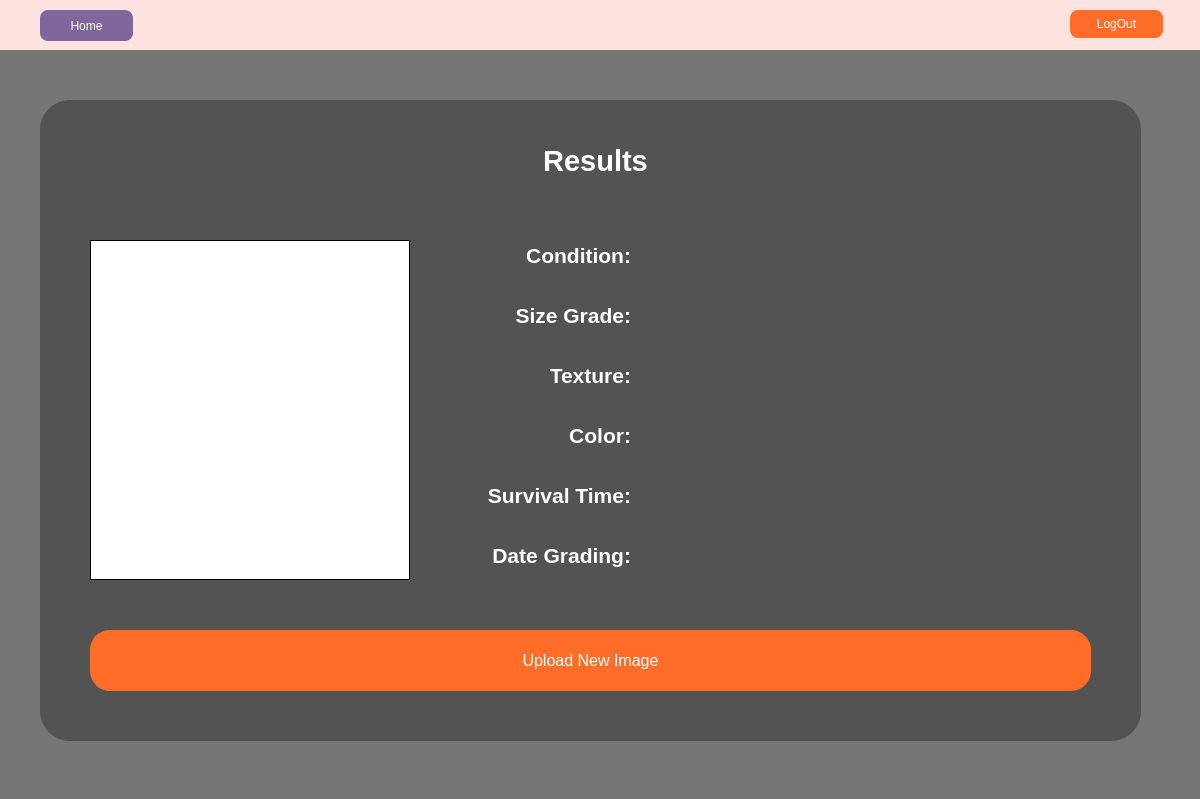
<?xml version="1.0" encoding="UTF-8"?>
<ui version="4.0">
 <class>Dialog</class>
 <widget class="QDialog" name="Dialog">
  <property name="geometry">
   <rect>
    <x>0</x>
    <y>0</y>
    <width>1200</width>
    <height>799</height>
   </rect>
  </property>
  <property name="windowTitle">
   <string>Dialog</string>
  </property>
  <widget class="QLabel" name="label_4">
   <property name="geometry">
    <rect>
     <x>40</x>
     <y>100</y>
     <width>1101</width>
     <height>641</height>
    </rect>
   </property>
   <property name="font">
    <font>
     <pointsize>48</pointsize>
     <weight>75</weight>
     <bold>true</bold>
    </font>
   </property>
   <property name="layoutDirection">
    <enum>Qt::RightToLeft</enum>
   </property>
   <property name="styleSheet">
    <string notr="true">background: rgba(0, 0, 0, 0.3);
border-radius: 30px;
color: white;
</string>
   </property>
   <property name="text">
    <string/>
   </property>
   <property name="alignment">
    <set>Qt::AlignCenter</set>
   </property>
  </widget>
  <widget class="QPushButton" name="uploadNewButton">
   <property name="geometry">
    <rect>
     <x>90</x>
     <y>630</y>
     <width>1001</width>
     <height>61</height>
    </rect>
   </property>
   <property name="font">
    <font>
     <pointsize>12</pointsize>
    </font>
   </property>
   <property name="cursor">
    <cursorShape>PointingHandCursor</cursorShape>
   </property>
   <property name="styleSheet">
    <string notr="true">QPushButton#uploadNewButton{
background-color: #FF6D28;
border-radius: 20px;
border: 1px solid #FF6D28;
color: white;
}

QPushButton#uploadNewButton:hover{ 
background-color: white;
color: black;
}



</string>
   </property>
   <property name="text">
    <string>Upload New Image</string>
   </property>
  </widget>
  <widget class="QLabel" name="label_5">
   <property name="geometry">
    <rect>
     <x>490</x>
     <y>240</y>
     <width>141</width>
     <height>31</height>
    </rect>
   </property>
   <property name="font">
    <font>
     <pointsize>16</pointsize>
     <weight>75</weight>
     <bold>true</bold>
    </font>
   </property>
   <property name="styleSheet">
    <string notr="true">color: white</string>
   </property>
   <property name="text">
    <string>Condition:</string>
   </property>
   <property name="alignment">
    <set>Qt::AlignRight|Qt::AlignTrailing|Qt::AlignVCenter</set>
   </property>
  </widget>
  <widget class="QLabel" name="label_9">
   <property name="geometry">
    <rect>
     <x>670</x>
     <y>240</y>
     <width>421</width>
     <height>31</height>
    </rect>
   </property>
   <property name="font">
    <font>
     <pointsize>16</pointsize>
     <weight>75</weight>
     <bold>true</bold>
    </font>
   </property>
   <property name="styleSheet">
    <string notr="true">color: white</string>
   </property>
   <property name="text">
    <string/>
   </property>
   <property name="alignment">
    <set>Qt::AlignLeading|Qt::AlignLeft|Qt::AlignVCenter</set>
   </property>
  </widget>
  <widget class="QWidget" name="widget" native="true">
   <property name="geometry">
    <rect>
     <x>0</x>
     <y>0</y>
     <width>1200</width>
     <height>50</height>
    </rect>
   </property>
   <property name="styleSheet">
    <string notr="true">background-color: #FFE3E1</string>
   </property>
   <widget class="QPushButton" name="logOutButton">
    <property name="geometry">
     <rect>
      <x>1070</x>
      <y>10</y>
      <width>93</width>
      <height>28</height>
     </rect>
    </property>
    <property name="cursor">
     <cursorShape>PointingHandCursor</cursorShape>
    </property>
    <property name="styleSheet">
     <string notr="true">QPushButton#logOutButton{
background-color: #FF6D28;
border-radius: 8px;
color: white;
}

QPushButton#logOutButton:hover{ 
background-color: #ffffff;
color: black;
border: 1px solid #FF6D28
}



</string>
    </property>
    <property name="text">
     <string>LogOut</string>
    </property>
   </widget>
   <widget class="QPushButton" name="homeButton">
    <property name="geometry">
     <rect>
      <x>40</x>
      <y>10</y>
      <width>93</width>
      <height>31</height>
     </rect>
    </property>
    <property name="cursor">
     <cursorShape>PointingHandCursor</cursorShape>
    </property>
    <property name="styleSheet">
     <string notr="true">QPushButton#homeButton{
border-radius: 8px;
background-color: #7F669D;
color: white;
}

QPushButton#homeButton:hover{ 
background-color: #BA94D1;
color: black;
}



</string>
    </property>
    <property name="text">
     <string>Home</string>
    </property>
   </widget>
  </widget>
  <widget class="QLabel" name="label_8">
   <property name="geometry">
    <rect>
     <x>510</x>
     <y>420</y>
     <width>121</width>
     <height>31</height>
    </rect>
   </property>
   <property name="font">
    <font>
     <pointsize>16</pointsize>
     <weight>75</weight>
     <bold>true</bold>
    </font>
   </property>
   <property name="styleSheet">
    <string notr="true">color: white</string>
   </property>
   <property name="text">
    <string>Color:</string>
   </property>
   <property name="alignment">
    <set>Qt::AlignRight|Qt::AlignTrailing|Qt::AlignVCenter</set>
   </property>
  </widget>
  <widget class="QLabel" name="label_7">
   <property name="geometry">
    <rect>
     <x>510</x>
     <y>360</y>
     <width>121</width>
     <height>31</height>
    </rect>
   </property>
   <property name="font">
    <font>
     <pointsize>16</pointsize>
     <weight>75</weight>
     <bold>true</bold>
    </font>
   </property>
   <property name="styleSheet">
    <string notr="true">color: white</string>
   </property>
   <property name="text">
    <string>Texture:</string>
   </property>
   <property name="alignment">
    <set>Qt::AlignRight|Qt::AlignTrailing|Qt::AlignVCenter</set>
   </property>
  </widget>
  <widget class="QLabel" name="label_11">
   <property name="geometry">
    <rect>
     <x>670</x>
     <y>420</y>
     <width>421</width>
     <height>31</height>
    </rect>
   </property>
   <property name="font">
    <font>
     <pointsize>16</pointsize>
     <weight>75</weight>
     <bold>true</bold>
    </font>
   </property>
   <property name="styleSheet">
    <string notr="true">color: white</string>
   </property>
   <property name="text">
    <string/>
   </property>
   <property name="alignment">
    <set>Qt::AlignLeading|Qt::AlignLeft|Qt::AlignVCenter</set>
   </property>
  </widget>
  <widget class="QLabel" name="label">
   <property name="geometry">
    <rect>
     <x>0</x>
     <y>50</y>
     <width>1200</width>
     <height>730</height>
    </rect>
   </property>
   <property name="text">
    <string/>
   </property>
   <property name="pixmap">
    <pixmap>mixfruit.jpg</pixmap>
   </property>
   <property name="scaledContents">
    <bool>true</bool>
   </property>
  </widget>
  <widget class="QLabel" name="label_2">
   <property name="geometry">
    <rect>
     <x>0</x>
     <y>50</y>
     <width>1211</width>
     <height>751</height>
    </rect>
   </property>
   <property name="styleSheet">
    <string notr="true">background: rgba(0, 0, 0, 0.3)
</string>
   </property>
   <property name="text">
    <string/>
   </property>
   <property name="pixmap">
    <pixmap>../img/mixfruit.jpg</pixmap>
   </property>
   <property name="scaledContents">
    <bool>true</bool>
   </property>
  </widget>
  <widget class="QLabel" name="label_3">
   <property name="geometry">
    <rect>
     <x>430</x>
     <y>120</y>
     <width>331</width>
     <height>81</height>
    </rect>
   </property>
   <property name="font">
    <font>
     <pointsize>22</pointsize>
     <weight>75</weight>
     <bold>true</bold>
    </font>
   </property>
   <property name="styleSheet">
    <string notr="true">color: white</string>
   </property>
   <property name="text">
    <string>Results</string>
   </property>
   <property name="alignment">
    <set>Qt::AlignCenter</set>
   </property>
  </widget>
  <widget class="QLabel" name="label_12">
   <property name="geometry">
    <rect>
     <x>670</x>
     <y>360</y>
     <width>421</width>
     <height>31</height>
    </rect>
   </property>
   <property name="font">
    <font>
     <pointsize>16</pointsize>
     <weight>75</weight>
     <bold>true</bold>
    </font>
   </property>
   <property name="styleSheet">
    <string notr="true">color: white</string>
   </property>
   <property name="text">
    <string/>
   </property>
   <property name="alignment">
    <set>Qt::AlignLeading|Qt::AlignLeft|Qt::AlignVCenter</set>
   </property>
  </widget>
  <widget class="QLabel" name="label_6">
   <property name="geometry">
    <rect>
     <x>470</x>
     <y>300</y>
     <width>161</width>
     <height>31</height>
    </rect>
   </property>
   <property name="font">
    <font>
     <pointsize>16</pointsize>
     <weight>75</weight>
     <bold>true</bold>
    </font>
   </property>
   <property name="styleSheet">
    <string notr="true">color: white</string>
   </property>
   <property name="text">
    <string>Size Grade:</string>
   </property>
   <property name="alignment">
    <set>Qt::AlignRight|Qt::AlignTrailing|Qt::AlignVCenter</set>
   </property>
  </widget>
  <widget class="QLabel" name="label_10">
   <property name="geometry">
    <rect>
     <x>670</x>
     <y>300</y>
     <width>421</width>
     <height>31</height>
    </rect>
   </property>
   <property name="font">
    <font>
     <pointsize>16</pointsize>
     <weight>75</weight>
     <bold>true</bold>
    </font>
   </property>
   <property name="styleSheet">
    <string notr="true">color: white</string>
   </property>
   <property name="text">
    <string/>
   </property>
   <property name="alignment">
    <set>Qt::AlignLeading|Qt::AlignLeft|Qt::AlignVCenter</set>
   </property>
  </widget>
  <widget class="QLabel" name="label_13">
   <property name="geometry">
    <rect>
     <x>410</x>
     <y>480</y>
     <width>221</width>
     <height>31</height>
    </rect>
   </property>
   <property name="font">
    <font>
     <pointsize>16</pointsize>
     <weight>75</weight>
     <bold>true</bold>
    </font>
   </property>
   <property name="styleSheet">
    <string notr="true">color: white</string>
   </property>
   <property name="text">
    <string>Survival Time:</string>
   </property>
   <property name="alignment">
    <set>Qt::AlignRight|Qt::AlignTrailing|Qt::AlignVCenter</set>
   </property>
  </widget>
  <widget class="QLabel" name="label_14">
   <property name="geometry">
    <rect>
     <x>670</x>
     <y>480</y>
     <width>421</width>
     <height>31</height>
    </rect>
   </property>
   <property name="font">
    <font>
     <pointsize>16</pointsize>
     <weight>75</weight>
     <bold>true</bold>
    </font>
   </property>
   <property name="styleSheet">
    <string notr="true">color: white</string>
   </property>
   <property name="text">
    <string/>
   </property>
   <property name="alignment">
    <set>Qt::AlignLeading|Qt::AlignLeft|Qt::AlignVCenter</set>
   </property>
  </widget>
  <widget class="QLabel" name="label_15">
   <property name="geometry">
    <rect>
     <x>0</x>
     <y>50</y>
     <width>1211</width>
     <height>751</height>
    </rect>
   </property>
   <property name="styleSheet">
    <string notr="true">background: rgba(0, 0, 0, 0.3)
</string>
   </property>
   <property name="text">
    <string/>
   </property>
   <property name="scaledContents">
    <bool>false</bool>
   </property>
  </widget>
  <widget class="QLabel" name="imgWin">
   <property name="geometry">
    <rect>
     <x>90</x>
     <y>240</y>
     <width>320</width>
     <height>340</height>
    </rect>
   </property>
   <property name="styleSheet">
    <string notr="true">background-color: rgb(255, 255, 255);
border: 1px solid black;</string>
   </property>
   <property name="frameShape">
    <enum>QFrame::StyledPanel</enum>
   </property>
   <property name="frameShadow">
    <enum>QFrame::Raised</enum>
   </property>
   <property name="text">
    <string/>
   </property>
  </widget>
  <widget class="QLabel" name="label_16">
   <property name="geometry">
    <rect>
     <x>670</x>
     <y>540</y>
     <width>421</width>
     <height>31</height>
    </rect>
   </property>
   <property name="font">
    <font>
     <pointsize>16</pointsize>
     <weight>75</weight>
     <bold>true</bold>
    </font>
   </property>
   <property name="styleSheet">
    <string notr="true">color: white</string>
   </property>
   <property name="text">
    <string/>
   </property>
   <property name="alignment">
    <set>Qt::AlignLeading|Qt::AlignLeft|Qt::AlignVCenter</set>
   </property>
  </widget>
  <widget class="QLabel" name="label_17">
   <property name="geometry">
    <rect>
     <x>410</x>
     <y>540</y>
     <width>221</width>
     <height>31</height>
    </rect>
   </property>
   <property name="font">
    <font>
     <pointsize>16</pointsize>
     <weight>75</weight>
     <bold>true</bold>
    </font>
   </property>
   <property name="styleSheet">
    <string notr="true">color: white</string>
   </property>
   <property name="text">
    <string>Date Grading:</string>
   </property>
   <property name="alignment">
    <set>Qt::AlignRight|Qt::AlignTrailing|Qt::AlignVCenter</set>
   </property>
  </widget>
  <zorder>label_2</zorder>
  <zorder>label</zorder>
  <zorder>label_15</zorder>
  <zorder>widget</zorder>
  <zorder>label_4</zorder>
  <zorder>label_8</zorder>
  <zorder>label_7</zorder>
  <zorder>label_6</zorder>
  <zorder>label_5</zorder>
  <zorder>label_3</zorder>
  <zorder>label_9</zorder>
  <zorder>label_10</zorder>
  <zorder>label_11</zorder>
  <zorder>label_12</zorder>
  <zorder>uploadNewButton</zorder>
  <zorder>label_13</zorder>
  <zorder>label_14</zorder>
  <zorder>imgWin</zorder>
  <zorder>label_16</zorder>
  <zorder>label_17</zorder>
 </widget>
 <resources/>
 <connections/>
</ui>
